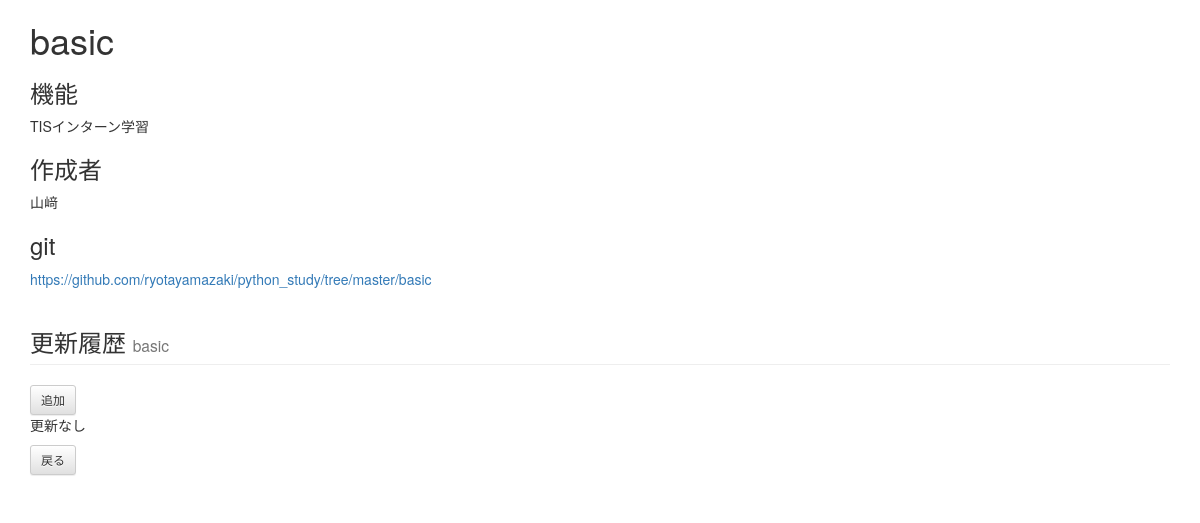
/data_base/pkg/updated/1/, run on an earlier commit of the app's database.
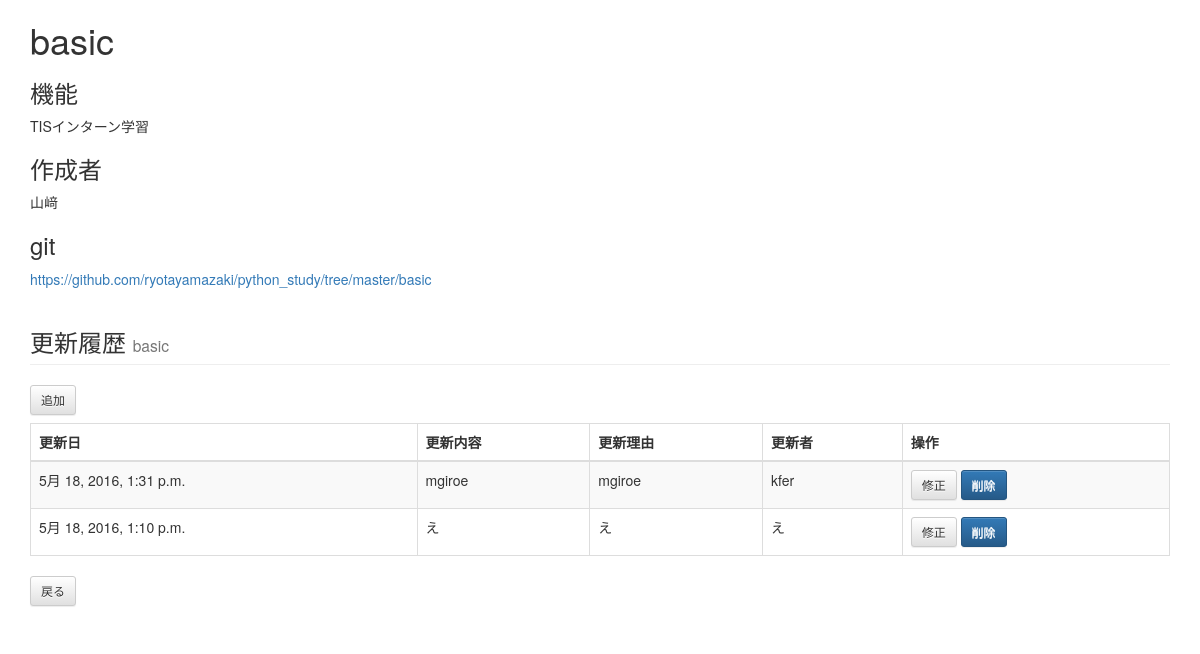
And on a later commit of the database.
### data_base/models.py (models this page shows)
class Pkg_updated(models.Model):
    date = models.DateTimeField('更新日時', default=datetime.now)
    link = models.ForeignKey(Pkg, verbose_name='pkg', related_name='pkg_updateds')
    maker = models.CharField('更新者', max_length=255)
    content = models.CharField('更新内容', max_length=255)
    reason = models.CharField('更新理由', max_length=255)

### data_base/views.py (the view)
# urls.py: url(r'^pkg/updated/(?P<pkg_id>\d+)/$', views.PkgUpdatedList.as_view(), name='pkgupdated_list'),
class PkgUpdatedList(ListView):
    context_object_name='pkgupdateds'
    template_name='data_base/pkg_updated_list.html'
    paginate_by = 10  # １ページは最大2件ずつでページングする
    def get(self, request, *args, **kwargs):
        pkg = get_object_or_404(Pkg, pk=kwargs['pkg_id'])  # 親の書籍を読む
        pkgupdateds = pkg.pkg_updateds.all().order_by('-id')   # 書籍の子供の、感想を読む
        self.object_list = pkgupdateds
        context = self.get_context_data(object_list=self.object_list, pkg=pkg)
        return self.render_to_response(context)

### data_base/templates/data_base/pkg_updated_list.html (shortened to what this page needs)
{% extends "base.html" %}
{% block content %}
    <h1>{{ pkg.name }}</h1>
    <h3>機能</h3>
    <p>{{ pkg.mightiness }}</p>
    <h3>作成者</h3>
    <p>{{ pkg.maker }}</h3>
    <h3>git</h3>
    <a href=pkg.git>{{ pkg.git }}</a>
    <h3 class="page-header">更新履歴 <small>{{ pkg.name }}</small></h3>
    <a href="{% url 'data_base:pkgupdated_add' pkg_id=pkg.id %}" class="btn btn-default btn-sm">追加</a>
        {% if pkgupdateds %}
          <table class="table table-striped table-bordered">
            <thead>
              <tr>
                <th>更新日</th>
                <th>更新内容</th>
                <th>更新理由</th>
                <th>更新者</th>
                <th>操作</th>
              </tr>
            </thead>
            <tbody>
              {% for pkgupdated in pkgupdateds %}
                <tr>
                <td>{{ pkgupdated.date }}</td>
                <td>{{ pkgupdated.content }}</td>
                <td>{{ pkgupdated.reason }}</td>
                <td>{{ pkgupdated.maker }}</td>
                <td>
                  <a href="{% url 'data_base:pkgupdated_mod' pkg_id=pkg.id pkgupdated_id=pkgupdated.id %}" class="btn btn-default btn-sm">修正</a>
                  <a href="{% url 'data_base:pkgupdated_del_check' link_id=pkg.id target_id=pkgupdated.id %}" class="btn btn-default btn-sm btn-primary" target="_blank">削除</a>
                </td>
                </tr>
              {% endfor %}
            </tbody>
          </table>
        {% else %}
          <p>更新なし</p>
        {% endif %}
    <div>
      <a href="{% url 'data_base:proglam_list' pkg_id=pkg.id%}" class="btn btn-default btn-sm">戻る</a>
    </div>
<br>
{% endblock content %}

What changed in the data, as far as the page shows it:
added Pkg_updated: date "5月 18, 2016, 1:31 p.m.", content "mgiroe", reason "mgiroe", maker "kfer"
added Pkg_updated: date "5月 18, 2016, 1:10 p.m.", content "え", reason "え", maker "え"
Also different on the page:
text no longer shown: "更新なし"
text now shown: "更新日 更新内容 更新理由 更新者 操作"
